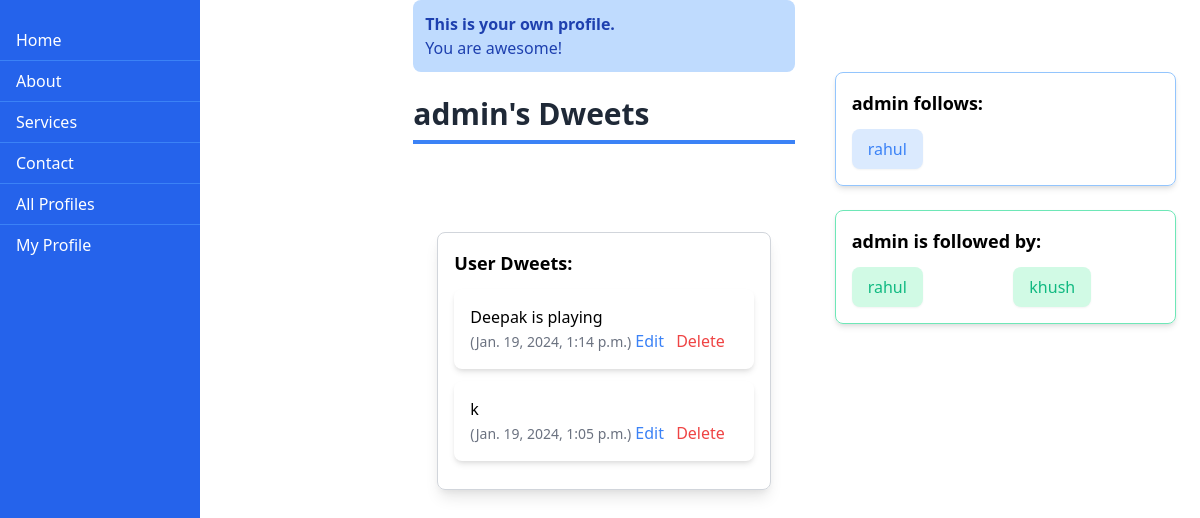
The page /profile/1/ (signed in) on the database as committed earlier.
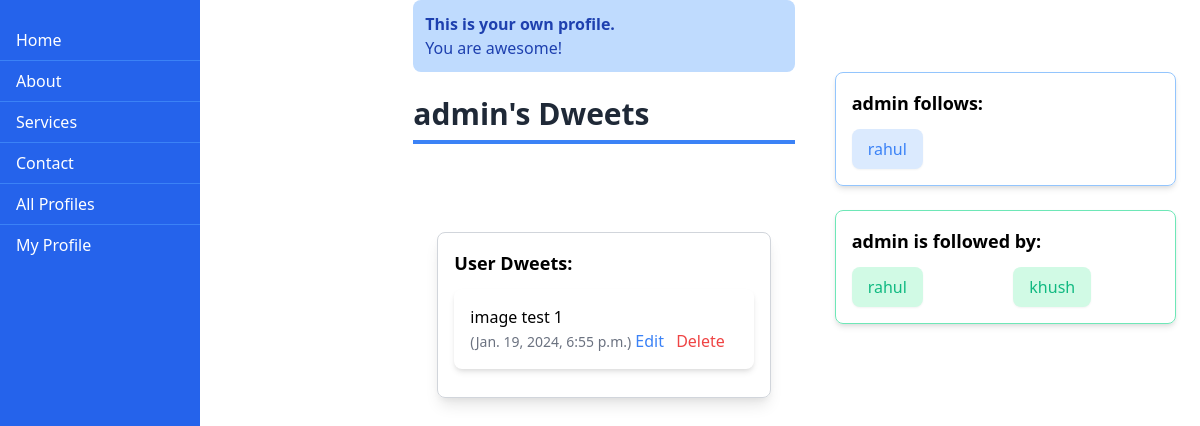
The same page on the database as committed later.
### dwitter/models.py (models this page shows, shortened)
class Profile(models.Model):
    user = models.OneToOneField(User, on_delete=models.CASCADE)
    follows = models.ManyToManyField(
        "self",
        related_name="followed_by",
        symmetrical=False,
        blank=True,
    )
    def __str__(self):
        return self.user.username

class Dweet(models.Model):
    user = models.ForeignKey(
        User, related_name="dweets", on_delete=models.CASCADE
    )
    body = models.CharField(max_length=140)
    header_image = models.ImageField(null=True, blank=True, upload_to="images/")
    created_at = models.DateTimeField(auto_now_add=True)
    likes = models.ManyToManyField(User, related_name='blog_posts')
    categories = models.ManyToManyField(DweetCategory, related_name='dweetcategories', blank = True)

### dwitter/views.py (the view, shortened to what this page needs)
# urls.py: path("profile/<int:pk>/", profile, name="profile"),
@login_required(login_url='dwitter:login')
def profile(request, pk):
    if not hasattr(request.user, 'profile'):
        missing_profile = Profile(user=request.user.profile)
        missing_profile.save()
    profile = Profile.objects.get(pk=pk)
    my_dweets = Dweet.objects.filter(
        user = profile.user
    ).order_by("-created_at")
    return render(request, "dwitter/profile.html", {"profile" : profile, "dweets" : my_dweets})

### dwitter/templates/dwitter/profile.html (shortened to what this page needs)
{% extends 'base.html' %}
{% block content %}
<div class="grid grid-cols-3 gap-4">
    <div class="flex justify-between">
        <div class="bg-blue-600 text-white h-screen w-1/6 fixed top-0 left-0 overflow-y-auto pt-5">
            <a href="{% url 'dwitter:dashboard' %}" class="block py-2 px-4 hover:bg-blue-500 border-b border-blue-500">Home</a>
            <a href="#about" class="block py-2 px-4 hover:bg-blue-500 border-b border-blue-500">About</a>
            <a href="#services" class="block py-2 px-4 hover:bg-blue-500 border-b border-blue-500">Services</a>
            <a href="#contact" class="block py-2 px-4 hover:bg-blue-500 border-b border-blue-500">Contact</a>
            <a href="{% url 'dwitter:profile_list' %}" class="block py-2 px-4 hover:bg-blue-500 border-b border-blue-500">All Profiles</a>
            <a href="{% url 'dwitter:profile' request.user.profile.id %}" class="block py-2 px-4 hover:bg-blue-500">My Profile</a>
        </div>
    </div>
    <div class="flex-1 ml-2">
        <form method="post">
            <div class="mb-3">
                {% if profile != user.profile %}
                    {% if profile in user.profile.follows.all %}
                        <button name="follow" value="unfollow" class="bg-red-500 text-white py-2 px-4 rounded-lg">Unfollow</button>
                        <button class="mr-2 bg-gray-500 text-white py-2 px-4 rounded-lg">Follow</button>
                    {% else %}
                        <button name="follow" value="follow" class="bg-green-500 text-white py-2 px-4 rounded-lg">Follow</button>
                        <button class="ml-2 bg-gray-500 text-white py-2 px-4 rounded-lg">Unfollow</button>
                    {% endif %}
                {% else %}
                    <div class="bg-blue-200 text-blue-800 rounded-lg p-3">
                        <p class="font-bold">This is your own profile.</p>
                        <p>You are awesome!</p>
                    </div>
                {% endif %}
            </div>
        </form>
        <h1 class="text-3xl font-semibold text-gray-800 border-b-4 border-blue-500 py-2 mb-6">{{ profile.user.username }}'s Dweets</h1>
        <div class="mt-8 p-6">
            <div class="mt-8 border border-gray-300 rounded-lg shadow-lg p-4">
                <h3 class="text-lg font-semibold mb-3">User Dweets:</h3>
                {% for dweet in dweets %}
                    <div class="mb-3 bg-white rounded-lg shadow-md p-4">
                        <p>{{ dweet.body }}</p>
                        <span class="text-sm text-gray-500">({{ dweet.created_at }})</span>
                        {% if user.is_authenticated and dweet.user == user %}
                            <a href="{% url 'dwitter:edit_dweet' dweet.id %}" class="text-blue-500 mr-2">Edit</a>
                            <a href="{% url 'dwitter:delete_dweet' dweet.id %}" class="text-red-500">Delete</a>
                        {% endif %}
                    </div>
                {% endfor %}
            </div>
        </div>
    </div>
    <div class="mt-8 p-6">
        <div class="mt-4 border border-blue-300 rounded-lg shadow-md p-4">
            <h3 class="text-lg font-semibold mb-3">{{ profile.user.username }} follows:</h3>
            <ul class="grid grid-cols-2 gap-4">
                {% for following in profile.follows.all %}
                    {% if following != profile %}
                        <li>
                            <a href="{% url 'dwitter:profile' following.id %}" class="inline-block py-2 px-4 bg-blue-100 hover:bg-blue-200 rounded-lg shadow-sm transition duration-300">
                                <span class="text-blue-500">{{ following }}</span>
                            </a>
                        </li>
                    {% endif %}
                {% endfor %}
            </ul>
        </div>
        <div class="mt-6 border border-green-300 rounded-lg shadow-md p-4">
            <h3 class="text-lg font-semibold mb-3">{{ profile.user.username }} is followed by:</h3>
            <ul class="grid grid-cols-2 gap-4">
                {% for follower in profile.followed_by.all %}
                    {% if follower != profile %}
                        <li>
                            <a href="{% url 'dwitter:profile' follower.id %}" class="inline-block py-2 px-4 bg-green-100 hover:bg-green-200 rounded-lg shadow-sm transition duration-300">
                                <span class="text-green-500">{{ follower }}</span>
                            </a>
                        </li>
                    {% endif %}
                {% endfor %}
            </ul>
        </div>
    </div>
</div>
{% endblock content %}

### dwitter/templates/base.html (shortened to what this page needs)
<head>
    <link href="https://cdn.jsdelivr.net/npm/tailwindcss@2.2.19/dist/tailwind.min.css" rel="stylesheet">
</head>
<body>
    {% block content %}
    {% endblock content %}
</body>

### dwitter/templates/base.html (style rules this page uses)
body, html { margin: 0; padding: 0; }

Rows that differ between the two databases and show on the page:
removed Dweet: body "Deepak is playing", created_at "Jan. 19, 2024, 1:14 p.m.", shows "Edit"
removed Dweet: body "k", created_at "Jan. 19, 2024, 1:05 p.m.", shows "Edit"
added Dweet: body "image test 1", created_at "Jan. 19, 2024, 6:55 p.m.", shows "Edit"
